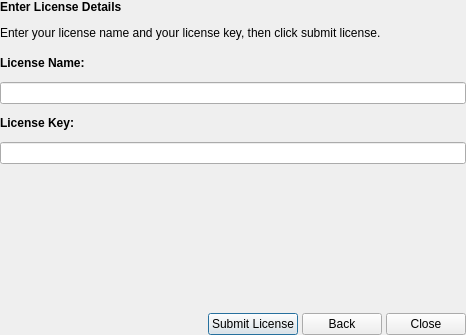
<?xml version="1.0" encoding="UTF-8"?>
<ui version="4.0">
 <class>EnterLicenseView</class>
 <widget class="QWidget" name="EnterLicenseView">
  <property name="geometry">
   <rect>
    <x>0</x>
    <y>0</y>
    <width>466</width>
    <height>335</height>
   </rect>
  </property>
  <property name="windowTitle">
   <string>Form</string>
  </property>
  <layout class="QVBoxLayout" name="verticalLayout_3">
   <property name="spacing">
    <number>4</number>
   </property>
   <property name="margin">
    <number>0</number>
   </property>
   <item>
    <layout class="QVBoxLayout" name="verticalLayout">
     <property name="spacing">
      <number>12</number>
     </property>
     <property name="topMargin">
      <number>0</number>
     </property>
     <item>
      <widget class="QLabel" name="label">
       <property name="styleSheet">
        <string notr="true">font-weight: bold;</string>
       </property>
       <property name="text">
        <string>Enter License Details</string>
       </property>
       <property name="wordWrap">
        <bool>true</bool>
       </property>
      </widget>
     </item>
     <item>
      <widget class="QLabel" name="label_2">
       <property name="text">
        <string>Enter your license name and your license key, then click submit license.</string>
       </property>
       <property name="wordWrap">
        <bool>true</bool>
       </property>
      </widget>
     </item>
    </layout>
   </item>
   <item>
    <layout class="QVBoxLayout" name="verticalLayout_2">
     <property name="spacing">
      <number>12</number>
     </property>
     <property name="topMargin">
      <number>12</number>
     </property>
     <item>
      <widget class="QLabel" name="label_3">
       <property name="styleSheet">
        <string notr="true">font-weight: bold;</string>
       </property>
       <property name="text">
        <string>License Name:</string>
       </property>
       <property name="wordWrap">
        <bool>true</bool>
       </property>
      </widget>
     </item>
     <item>
      <widget class="QLineEdit" name="txtLicenseName">
       <property name="maxLength">
        <number>64</number>
       </property>
      </widget>
     </item>
     <item>
      <widget class="QLabel" name="label_4">
       <property name="styleSheet">
        <string notr="true">font-weight: bold;</string>
       </property>
       <property name="text">
        <string>License Key:</string>
       </property>
       <property name="wordWrap">
        <bool>true</bool>
       </property>
      </widget>
     </item>
     <item>
      <widget class="QLineEdit" name="txtLicenseKey">
       <property name="maxLength">
        <number>48</number>
       </property>
      </widget>
     </item>
    </layout>
   </item>
   <item>
    <spacer name="verticalSpacer">
     <property name="orientation">
      <enum>Qt::Vertical</enum>
     </property>
     <property name="sizeHint" stdset="0">
      <size>
       <width>20</width>
       <height>0</height>
      </size>
     </property>
    </spacer>
   </item>
   <item>
    <layout class="QHBoxLayout" name="horizontalLayout">
     <item>
      <spacer name="horizontalSpacer">
       <property name="orientation">
        <enum>Qt::Horizontal</enum>
       </property>
       <property name="sizeHint" stdset="0">
        <size>
         <width>40</width>
         <height>20</height>
        </size>
       </property>
      </spacer>
     </item>
     <item>
      <widget class="QPushButton" name="btnConfirm">
       <property name="text">
        <string>Submit License</string>
       </property>
       <property name="default">
        <bool>true</bool>
       </property>
      </widget>
     </item>
     <item>
      <widget class="QPushButton" name="btnBack">
       <property name="text">
        <string>Back</string>
       </property>
      </widget>
     </item>
     <item>
      <widget class="QPushButton" name="btnClose">
       <property name="text">
        <string>Close</string>
       </property>
      </widget>
     </item>
    </layout>
   </item>
  </layout>
  <zorder>verticalSpacer</zorder>
 </widget>
 <resources/>
 <connections/>
</ui>
